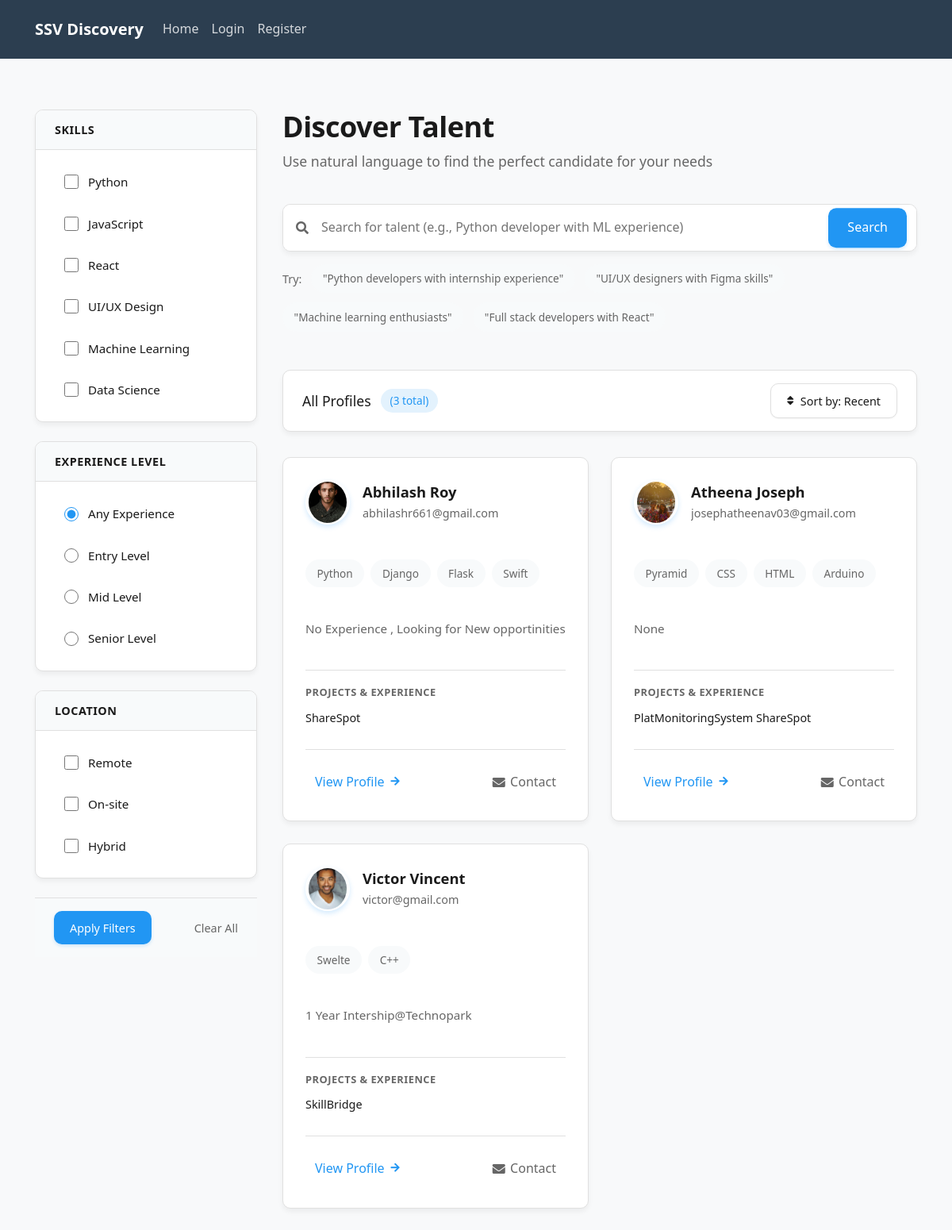
The page /discover/ on the database its author committed.
### core/models.py (models this page shows, shortened)
class Student(models.Model):
    user = models.OneToOneField(User, on_delete=models.CASCADE)
    skills = models.TextField()
    experience = models.TextField()
    projects = models.TextField(blank=True, null=True)
    resume = models.FileField(upload_to='resumes/', blank=True, null=True)
    profile_picture = models.ImageField(upload_to='profile_pics/', blank=True, null=True)
    created_at = models.DateTimeField(default=timezone.now)
    updated_at = models.DateTimeField(auto_now=True)
    def get_skills_list(self):
        if not self.skills:
            return []
        return [skill.strip() for skill in self.skills.split(',') if skill.strip()]

### core/views.py (the view, shortened to what this page needs)
# urls.py: path('discover/', views.discover, name='discover'),
def discover(request):
    form = SearchForm(request.GET)
    students = Student.objects.exclude(user__is_staff=True).exclude(user__is_superuser=True)
    if form.is_valid():
        query = form.cleaned_data.get('query', '')
        skills = form.cleaned_data.get('skills', '')
        location = form.cleaned_data.get('location', '')
        experience_level = form.cleaned_data.get('experience_level', '')
        if experience_level:
            students = students.filter(experience__icontains=experience_level)
    context = {
        'form': form,
        'students': students,
        'total_results': students.count()
    }
    return render(request, 'core/discover.html', context)

### core/forms.py
class SearchForm(forms.Form):
    query = forms.CharField(
        required=False,
        widget=forms.TextInput(attrs={
            'class': 'search-input',
            'placeholder': 'Search for talent (e.g., Python developer with ML experience)'
        })
    )
    skills = forms.CharField(
        required=False,
        widget=forms.TextInput(attrs={
            'class': 'form-control',
            'placeholder': 'Filter by skills (comma-separated)',
            'id': 'skills-input'
        })
    )
    location = forms.CharField(
        required=False,
        widget=forms.TextInput(attrs={
            'class': 'form-control',
            'placeholder': 'Filter by location',
            'id': 'location-input'
        })
    )
    experience_level = forms.ChoiceField(
        choices=[
            ('', 'Any Experience'),
            ('entry', 'Entry Level'),
            ('mid', 'Mid Level'),
            ('senior', 'Senior Level')
        ],
        required=False,
        widget=forms.Select(attrs={'class': 'form-control', 'id': 'experience-level'})
    )

### templates/core/discover.html (shortened to what this page needs)
{% extends 'base.html' %}
{% block content %}
<div class="discover-container">
    <aside class="filters-sidebar">
        <form method="get" id="filter-form">
            <div class="filter-section">
                <div class="filter-header">
                    <h3 class="filter-title">Skills</h3>
                </div>
                <div class="filter-content">
                    <div class="filter-group">
                        <label class="filter-checkbox">
                            <input type="checkbox" class="skill-checkbox" value="python" {% if 'python' in request.GET.skills|default:'' %}checked{% endif %}>
                            <span>Python</span>
                        </label>
                        <label class="filter-checkbox">
                            <input type="checkbox" class="skill-checkbox" value="javascript" {% if 'javascript' in request.GET.skills|default:'' %}checked{% endif %}>
                            <span>JavaScript</span>
                        </label>
                        <label class="filter-checkbox">
                            <input type="checkbox" class="skill-checkbox" value="react" {% if 'react' in request.GET.skills|default:'' %}checked{% endif %}>
                            <span>React</span>
                        </label>
                        <label class="filter-checkbox">
                            <input type="checkbox" class="skill-checkbox" value="ui-ux" {% if 'ui-ux' in request.GET.skills|default:'' %}checked{% endif %}>
                            <span>UI/UX Design</span>
                        </label>
                        <label class="filter-checkbox">
                            <input type="checkbox" class="skill-checkbox" value="machine-learning" {% if 'machine-learning' in request.GET.skills|default:'' %}checked{% endif %}>
                            <span>Machine Learning</span>
                        </label>
                        <label class="filter-checkbox">
                            <input type="checkbox" class="skill-checkbox" value="data-science" {% if 'data-science' in request.GET.skills|default:'' %}checked{% endif %}>
                            <span>Data Science</span>
                        </label>
                    </div>
                </div>
            </div>
            <div class="filter-section">
                <div class="filter-header">
                    <h3 class="filter-title">Experience Level</h3>
                </div>
                <div class="filter-content">
                    <div class="filter-group">
                        <label class="filter-checkbox">
                            <input type="radio" name="experience_level" value="" {% if not request.GET.experience_level %}checked{% endif %}>
                            <span>Any Experience</span>
                        </label>
                        <label class="filter-checkbox">
                            <input type="radio" name="experience_level" value="entry" {% if request.GET.experience_level == 'entry' %}checked{% endif %}>
                            <span>Entry Level</span>
                        </label>
                        <label class="filter-checkbox">
                            <input type="radio" name="experience_level" value="mid" {% if request.GET.experience_level == 'mid' %}checked{% endif %}>
                            <span>Mid Level</span>
                        </label>
                        <label class="filter-checkbox">
                            <input type="radio" name="experience_level" value="senior" {% if request.GET.experience_level == 'senior' %}checked{% endif %}>
                            <span>Senior Level</span>
                        </label>
                    </div>
                </div>
            </div>
            <div class="filter-section">
                <div class="filter-header">
                    <h3 class="filter-title">Location</h3>
                </div>
                <div class="filter-content">
                    <div class="filter-group">
                        <label class="filter-checkbox">
                            <input type="checkbox" class="location-checkbox" value="remote" {% if 'remote' in request.GET.location|default:'' %}checked{% endif %}>
                            <span>Remote</span>
                        </label>
                        <label class="filter-checkbox">
                            <input type="checkbox" class="location-checkbox" value="onsite" {% if 'onsite' in request.GET.location|default:'' %}checked{% endif %}>
                            <span>On-site</span>
                        </label>
                        <label class="filter-checkbox">
                            <input type="checkbox" class="location-checkbox" value="hybrid" {% if 'hybrid' in request.GET.location|default:'' %}checked{% endif %}>
                            <span>Hybrid</span>
                        </label>
                    </div>
                </div>
            </div>
            <div class="filter-actions">
                <button type="submit" class="filter-apply-btn">Apply Filters</button>
                <a href="{% url 'discover' %}" class="filter-clear-btn">Clear All</a>
            </div>
        </form>
    </aside>
    <main class="main-content">
        <h1 class="page-title">Discover Talent</h1>
        <p class="page-subtitle">Use natural language to find the perfect candidate for your needs</p>
        <div class="search-container">
            <form method="get" id="search-form">
                <div class="search-form-wrapper">
                    <i class="fas fa-search search-icon"></i>
                    {{ form.query }}
                    <button type="submit" class="search-button">Search</button>
                </div>
            </form>
            <div class="search-examples">
                <span>Try:</span>
                <a href="?query=Python developers with internship experience" class="search-example">"Python developers with internship experience"</a>
                <a href="?query=UI/UX designers with Figma skills" class="search-example">"UI/UX designers with Figma skills"</a>
                <a href="?query=Machine learning enthusiasts" class="search-example">"Machine learning enthusiasts"</a>
                <a href="?query=Full stack developers with React" class="search-example">"Full stack developers with React"</a>
            </div>
        </div>
        <div class="results-header">
            <div class="results-title">
                {% if request.GET.query or request.GET.skills or request.GET.location or request.GET.experience_level %}
                    Search Results <span class="results-count">({{ total_results }} found)</span>
                {% else %}
                    All Profiles <span class="results-count">({{ total_results }} total)</span>
                {% endif %}
            </div>
            <div class="sort-dropdown">
                <button type="button" class="sort-button">
                    <i class="fas fa-sort"></i>
                    Sort by: Recent
                </button>
            </div>
        </div>
        {% if students %}
        <div class="profile-grid">
            {% for student in students %}
            <div class="profile-card">
                <div class="profile-header">
                    <div class="profile-avatar">
                        {% if student.profile_picture %}
                            <img src="{{ student.profile_picture.url }}" alt="{{ student.user.get_full_name }}" class="profile-img">
                        {% else %}
                            {{ student.user.first_name|first }}{{ student.user.last_name|first }}
                        {% endif %}
                    </div>
                    <div class="profile-info">
                        <h3>{{ student.user.get_full_name }}</h3>
                        <p>{{ student.user.email }}</p>
                    </div>
                </div>
                <div class="skill-tags">
                    {% with skills=student.get_skills_list %}
                        {% for skill in skills|slice:":5" %}
                            <span class="skill-tag">{{ skill }}</span>
                        {% endfor %}
                    {% endwith %}
                </div>
                <p class="profile-description">{{ student.experience|truncatewords:30 }}</p>
                {% if student.projects %}
                <div class="experience-section">
                    <h4>PROJECTS & EXPERIENCE</h4>
                    <div class="experience-item">
                        {{ student.projects|truncatewords:20 }}
                    </div>
                </div>
                {% endif %}
                <div class="profile-actions">
                    <a href="#" class="btn-view-profile">View Profile <i class="fas fa-arrow-right"></i></a>
                    <a href="mailto:{{ student.user.email }}" class="btn-contact"><i class="fas fa-envelope"></i> Contact</a>
                </div>
            </div>
            {% endfor %}
        </div>
        {% endif %}
    </main>
</div>
<link rel="stylesheet" href="https://cdnjs.cloudflare.com/ajax/libs/font-awesome/5.15.4/css/all.min.css">
{% endblock %}

### templates/base.html (shortened to what this page needs)
<!DOCTYPE html>
<html lang="en">
<head>
    <link href="https://cdn.jsdelivr.net/npm/bootstrap@5.3.0/dist/css/bootstrap.min.css" rel="stylesheet">
</head>
<body>
    <nav class="navbar navbar-expand-lg">
        <div class="container-fluid">
            <a class="navbar-brand" href="{% url 'home' %}">SSV Discovery</a>
            <div class="collapse navbar-collapse" id="navbarNav">
                <ul class="navbar-nav me-auto">
                    <li class="nav-item">
                        <a class="nav-link" href="{% url 'home' %}">Home</a>
                    </li>
                    {% if user.is_authenticated %}
                        <li class="nav-item">
                            <a class="nav-link" href="{% url 'profile' %}">Profile</a>
                        </li>
                        <li class="nav-item">
                            <form method="post" action="{% url 'logout' %}" class="logout-form">
                                {% csrf_token %}
                                <button type="submit" class="nav-link logout-btn">Logout</button>
                            </form>
                        </li>
                    {% else %}
                        <li class="nav-item">
                            <a class="nav-link" href="{% url 'login' %}">Login</a>
                        </li>
                        <li class="nav-item">
                            <a class="nav-link" href="{% url 'register' %}">Register</a>
                        </li>
                    {% endif %}
                </ul>
            </div>
        </div>
    </nav>
    <div class="container">
        {% block content %}
        {% endblock %}
    </div>
</body>
</html>

### templates/base.html (style rules this page uses)
:root { --primary-color: #2c3e50; --secondary-color: #3498db; --background-color: #f8f9fa; --text-color: #2c3e50; }
body { font-family: 'Segoe UI', system-ui, sans-serif; color: var(--text-color); background-color: var(--background-color); line-height: 1.6; }
.navbar { background-color: var(--primary-color); padding: 1rem 2rem; }
.navbar-brand { color: white !important; font-weight: 600; }
.nav-link { color: rgba(255, 255, 255, 0.8) !important; }
.container { max-width: 1200px; margin: 2rem auto; }

### rows shown on the page
Student: profile_picture (picture), user.get_full_name "Abhilash Roy", user.email "abhilashr661@gmail.com", skills "Python" "Django" "Flask" "Swift", experience "No Experience , Looking for New opportinities", projects "ShareSpot"
Student: profile_picture (picture), user.get_full_name "Atheena Joseph", user.email "josephatheenav03@gmail.com", skills "Pyramid" "CSS" "HTML" "Arduino", experience "None", projects "PlatMonitoringSystem ShareSpot"
Student: profile_picture (picture), user.get_full_name "Victor Vincent", user.email "victor@gmail.com", skills "Swelte" "C++", experience "1 Year Intership@Technopark", projects "SkillBridge"

### other values the page prints
{{ total_results }} "3"
